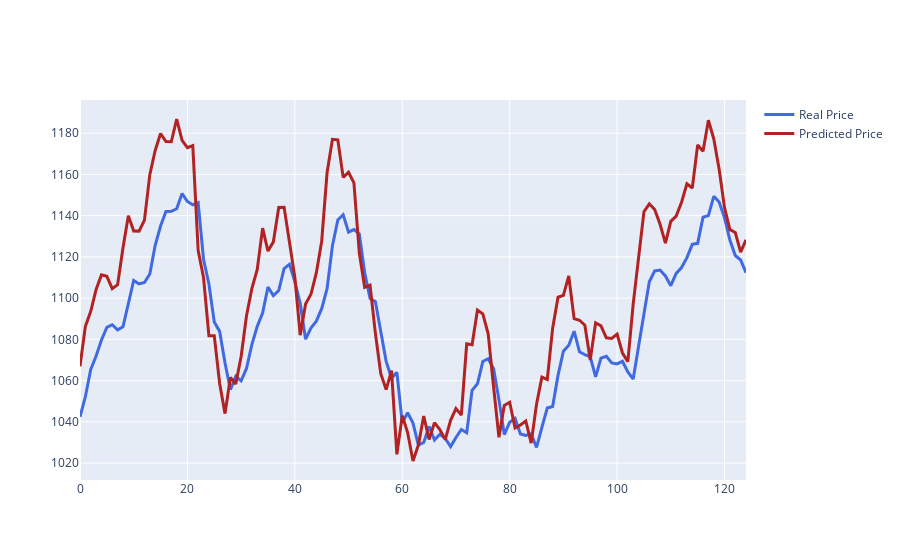

Notebook code cell kept with this figure:
### Markdown cell above
# Plotting Real vs Prediced Stock Price for High Stock

### Code cell
import plotly.graph_objects as go
fig = go.Figure()

fig.add_trace(go.Scatter( y=dataset1.real_stock_price_high, name='Real Price',
                         line=dict(color='royalblue', width=3)))
fig.add_trace(go.Scatter( y=dataset1.predicted_price_high, name = 'Predicted Price',
                         line=dict(color='firebrick', width=3)))
